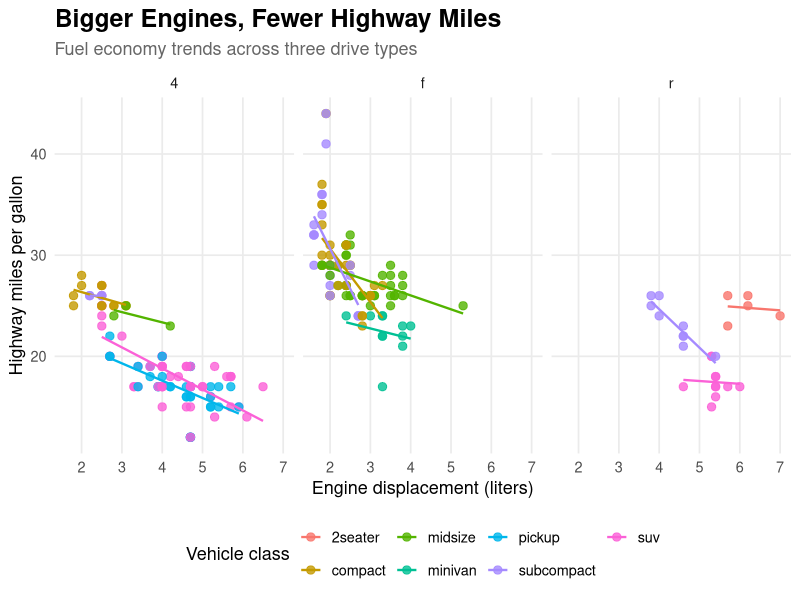

Reproduce this figure in R.
## ---- chunk 1
#| message: false
library(tidyverse)
## ---- chunk 2
ggplot(mpg, aes(x = displ, y = hwy, color = class)) +
    geom_point(size = 2.5, alpha = 0.8) +
    geom_smooth(method = "lm", se = FALSE, linewidth = 0.8) +
    facet_wrap(~drv) +
    labs(
        title = "Bigger Engines, Fewer Highway Miles",
        subtitle = "Fuel economy trends across three drive types",
        x = "Engine displacement (liters)",
        y = "Highway miles per gallon",
        color = "Vehicle class"
    ) +
    theme_minimal(base_size = 13) +
    theme(
        plot.title = element_text(face = "bold", size = 18),
        plot.subtitle = element_text(color = "gray40"),
        legend.position = "bottom",
        panel.grid.minor = element_blank()
    )
